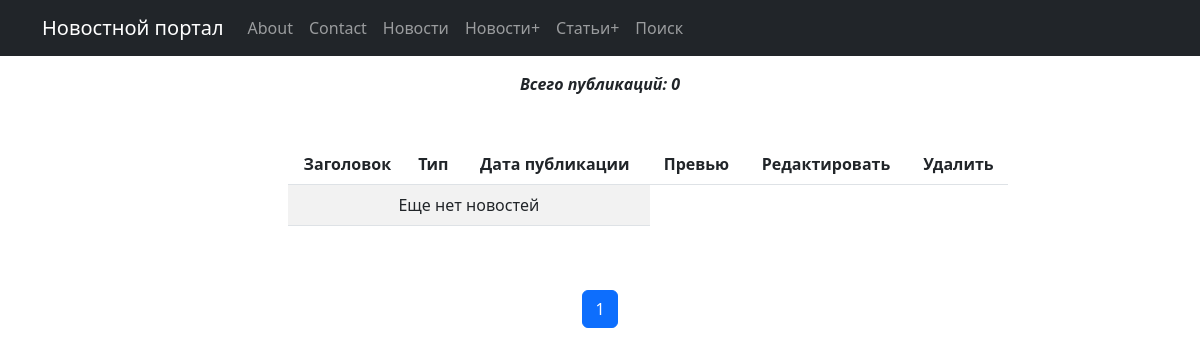
/post/, run on an earlier commit of the app's database.
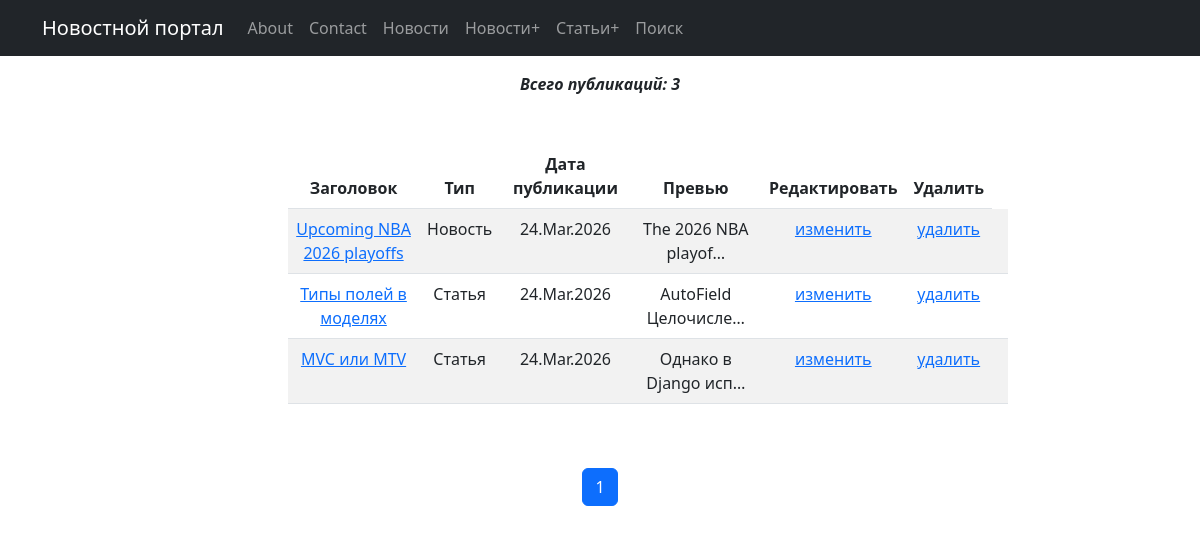
And on a later commit of the database.
### news/models.py (models this page shows, shortened)
class Post(models.Model):
    post_date = models.DateTimeField(auto_now_add=True)
    article_news = models.CharField(max_length=1, choices=TYPES, default=article)
    post_header = models.CharField(max_length=100)
    post_content = models.TextField()
    post_rating = models.IntegerField(default=0)
    post_author = models.ForeignKey(Author, on_delete=models.CASCADE)
    post_categories = models.ManyToManyField(Category, through='PostCategory')

### news/views.py (the view)
# urls.py: path("", PostListView.as_view(), name='post_list'),
class PostListView(ListView):
    model = Post
    context_object_name = 'posts'
    template_name = 'news/post_list.html'
    ordering = ['-post_date']
    paginate_by = 10

### news/templatetags/news_filters.py (called while the page is built)
@register.filter
def censor(value):
    bwdict = ["badword", "архитектура"]
    for word in bwdict:
        pattern = r'\b' + re.escape(word) + r'\b'
        value = re.sub(pattern, word[0] + '*' * (len(word)-1), value, flags=re.IGNORECASE)
    return value

### Templates/news/post_list.html (shortened to what this page needs)
{% extends 'flatpages/default.html' %}
{% load news_filters %}
{% block content %}
<p><p style="text-align: center;">
    <em>
        <strong>Всего публикаций: {{ posts|length }}</strong>
    </em>
</p>
<div class="container m-5">
    <div class="row">
        <div class="col-lg-8 offset-lg-2">
            <table class="table table-striped">
                <thead>
                <tr>
                    <th>Заголовок</th>
                    <th>Тип</th>
                    <th>Дата публикации</th>
                    <th>Превью</th>
                    <th>Редактировать</th>
                    <th>Удалить</th>
                </tr>
                </thead>
                <tbody>
                {% for post in posts %}
                <tr>
                    <td><a href="{% url 'post_detail' post.id %}">{{ post.post_header|censor }}</a></td>
                    <td>{{ post.get_article_news_display }}</td>
                    <td>{{ post.post_date|date:'d.M.Y' }}</td>
                    <td>{{ post.post_content|truncatechars:20|censor }}</td>
                    <td>
                        {% if post.article_news == "N" %}
                        <a href="{% url 'news_edit' post.id %}">изменить</a>
                        {% else %}
                        <a href="{% url 'articles_edit' post.id %}">изменить</a>
                        {% endif %}
                    </td>
                    <td>
                        {% if post.article_news == "N" %}
                        <a href="{% url 'news_delete' post.id %}">удалить</a>
                        {% else %}
                        <a href="{% url 'articles_delete' post.id %}">удалить</a>
                        {% endif %}
                    </td>
                    <td></td>
                </tr>
                {% empty %}
                <tr>
                    <td colspan="3">
                        <div>Еще нет новостей</div>
                    </td>
                </tr>
                {% endfor %}
                </tbody>
            </table>
        </div>
    </div>
</div>
<div class="pagination justify-content-center">
    <nav aria-label="Page navigation example">
        <ul class="pagination">
        {% for num in page_obj.paginator.page_range %}
            {% if page_obj.number == num %}
                <li class="page-item active">
                    <span class="page-link">
                        {{ num }}
                    </span>
                </li>
            {% elif num > page_obj.number|add:'-2' and num < page_obj.number|add:'2' %}
                <li class="page-item">
                    <a class="page-link" href="?page={{ num }}{% for key, value in request.GET.items %}{% if key != 'page' %}&{{key}}={{value}}{% endif %}{% endfor %}">
                        {{ num }}
                    </a>
                </li>
            {% endif %}
        {% endfor %}
        </ul>
    </nav>
</div>
{% endblock content %}

What changed in the data, as far as the page shows it:
added Post: post_header|censor "Upcoming NBA 2026 playoffs", article_news "Новость", post_date "24.Mar.2026", post_content|censor "The 2026 NBA playof…", shows "изменить", shows "удалить"
added Post: post_header|censor "Типы полей в моделях", article_news "Статья", post_date "24.Mar.2026", post_content|censor "AutoField Целочисле…", shows "изменить", shows "удалить"
added Post: post_header|censor "MVC или MTV", article_news "Статья", post_date "24.Mar.2026", post_content|censor "Однако в Django исп…", shows "изменить", shows "удалить"
Also different on the page:
{{ posts|length }}: "0" → "3"
text no longer shown: "Еще нет новостей"
